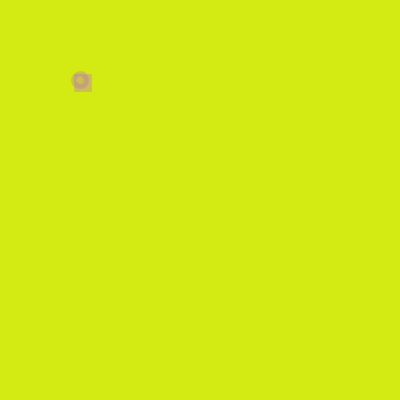
Frame 1 (no input)
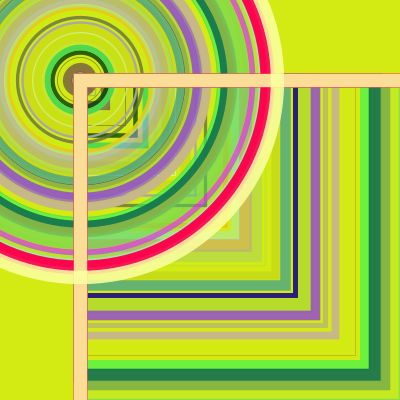
Frame 60 (the mouse pressed at the canvas centre just before this capture)
Frame 120 (the mouse held since frame 60 and released just before this capture): identical to frame 60, image omitted

The Processing sketch that drew these frames (run headless with seeded random() and noise(); from frame 60 on, the mouse is pressed at the canvas centre):

// Processing sketch: processing_58284
// ── processing_58284.pde



int diam = 5;  

float centX, centY;

 

void setup() {

  size(400, 400);

  smooth();


  centX = width/2; 

  centY = height/8; 

  

  strokeWeight(2); 

  noFill(); 


  frameRate(10);

  smooth();

  background (211,234,19);

  centX = width/5; 

  centY = height/5; 

  stroke(94,243,238); 

  strokeWeight(2); 

  noFill(); 


}

 

//

void draw() {

  //si diam es menos o igual a 400 pasa algo

  if(diam <= 400){

    //background (180);

    //dibuja elipse

   stroke(random(278), random(278),random(278), random(278));

   strokeWeight(random (15));

    rect (centX, centY, diam, diam);
    
      ellipse(centX, centY, diam, diam);

   

    diam +=10;




  }

}
